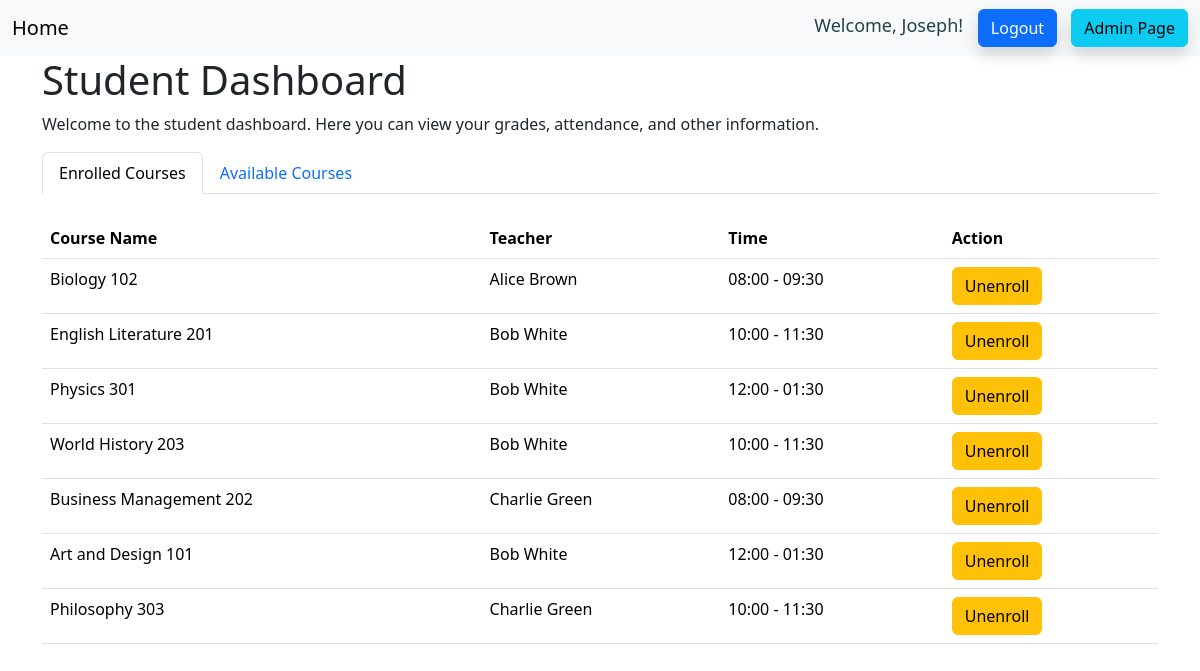
Page /courses (signed in) on the committed database.
### app/models.py (models this page shows, shortened)
class User(db.Model, UserMixin): # UserMixin will give us the default implementations of the functions that we need to have in the User class for flask_login to work
    id = db.Column(db.Integer, primary_key=True)
    username = db.Column(db.String(30), unique=True, nullable=False)
    first_name = db.Column(db.String(30), nullable=False)
    last_name = db.Column(db.String(30), nullable=False)
    email = db.Column(db.String(120), unique=True, nullable=False)
    password_hash = db.Column(db.String(60), nullable=False)
    status = db.Column(db.String(30), nullable=False, default='student')
    enrolled_classes = db.relationship('Enrollment', back_populates='student')
    taught_classes = db.relationship('Class', backref='teacher')
    @property # this is a decorator, it will allow us to access the function as an attribute
    def password(self): # this function will return the password
        return self.password

class Class(db.Model): # this line will create the Class model
    id = db.Column(db.Integer, primary_key=True) # this line will create the id column
    name = db.Column(db.String(100), nullable=False) # this line will create the name column
    time = db.Column(db.String(50), nullable=False)
    capacity = db.Column(db.Integer, nullable=False)
    teacher_id = db.Column(db.Integer, db.ForeignKey('user.id'))
    enrollments = db.relationship('Enrollment', back_populates='class_')
    time = db.Column(db.String(50), nullable=False)
    capacity = db.Column(db.Integer, nullable=False)
    teacher_id = db.Column(db.Integer, db.ForeignKey('user.id'))
    enrollments = db.relationship('Enrollment', back_populates='class_')

### app/routes.py (the view)
@app.route('/courses')
@login_required  # Ensure the user is logged in
def show_courses():
    if current_user.status == 'teacher':
        courses = Class.query.filter(Class.teacher_id == current_user.id).all()
        return render_template('teacher.html', courses=courses)
    elif current_user.status == 'student':
        enrolled_courses = Class.query.join(Enrollment, Class.id == Enrollment.class_id)\
                                      .filter(Enrollment.student_id == current_user.id).all()
        all_courses = Class.query.all()
        enrolled_course_ids = [course.id for course in enrolled_courses]
        available_courses = [course for course in all_courses if course.id not in enrolled_course_ids]
        return render_template('student.html', enrolled_courses=enrolled_courses, available_courses=available_courses)
    elif current_user.status == 'admin':
        return render_template('home.html')
    else:
        return redirect(url_for('home'))

### app/models.py (called while the page is built)
@login_manager.user_loader # this is a decorator, it will allow us to access the function as an attribute
def load_user(user_id): # this function will load the user
    return User.query.get(int(user_id)) # this line will return the user

### app/templates/student.html (shortened to what this page needs)
{% extends 'base.html' %}
{% block content %}
<div class="container">
    <div class="row">
        <div class="col-md-12">
            <h1>Student Dashboard</h1>
            <p>Welcome to the student dashboard. Here you can view your grades, attendance, and other information.</p>
        </div>
    </div>
    <ul class="nav nav-tabs" id="dashboardTabs" role="tablist">
        <li class="nav-item">
            <a class="nav-link active" id="enrolled-tab" data-toggle="tab" href="#enrolled" role="tab" aria-controls="enrolled" aria-selected="true">Enrolled Courses</a>
        </li>
        <li class="nav-item">
            <a class="nav-link" id="available-tab" data-toggle="tab" href="#available" role="tab" aria-controls="available" aria-selected="false">Available Courses</a>
        </li>
    </ul>
    <div class="tab-content" id="dashboardTabsContent">
        <div class="tab-pane fade show active" id="enrolled" role="tabpanel" aria-labelledby="enrolled-tab">
            <div class="table-responsive mt-4">
                <table class="table table-hover">
                    <thead>
                        <tr>
                            <th>Course Name</th>
                            <th>Teacher</th>
                            <th>Time</th>
                            <th>Action</th>
                        </tr>
                    </thead>
                    <tbody>
                        {% for course in enrolled_courses %}
                        <tr>
                            <td>{{ course.name }}</td>
                            <td>{{ course.teacher.first_name }} {{ course.teacher.last_name }}</td>
                            <td>{{ course.time }}</td>
                            <td><button class="btn btn-warning" onclick="location.href='/unenroll?courseId={{ course.id }}'">Unenroll</button></td>
                        </tr>
                        {% endfor %}
                    </tbody>
                </table>
            </div>
        </div>
    </div>
</div>
{% endblock %}

### app/templates/base.html (shortened to what this page needs)
<!DOCTYPE html>
<html lang="en">
<head>
    <link rel="stylesheet" href="{{ url_for('static', filename='css/style.css') }}">
    <link href="https://cdn.jsdelivr.net/npm/bootstrap@5.3.3/dist/css/bootstrap.min.css" rel="stylesheet">
</head>
<body>
    <nav class="navbar bg-body-tertiary">
        <div class="container-fluid">
        <a class="navbar-brand" href="/">Home</a>
            <div>
            {% if current_user.is_authenticated %}
                <a><span style="width: 192.75px;color: rgb(35,66,75);font-size: 18px; text-align: center;">
                        Welcome, {{ current_user.first_name }}!
                    </span></a>
                <a class="btn btn-primary shadow" style="margin-left: 10px;" role="button" href="{{ url_for('logout') }}">Logout</a>
                <a class="btn btn-info shadow" style="margin-left: 10px;" role="button" href="/admin">Admin Page</a>
            {% else %}
                <a class="btn btn-primary shadow" style="margin-right: 20px;" role="button" href="{{ url_for('login') }}">Login</a>
                <a class="btn btn-secondary shadow" role="button" href="{{ url_for('signup') }}">Sign up</a>
            {% endif %}
            </div>
        </div>
    </nav>
    <main>
        {% block content %}
        {% endblock %}
    </main>
</body>
</html>

### rows in the picture
User: first_name "Joseph"
Class: name "Biology 102", teacher.first_name "Alice", teacher.last_name "Brown", time "08:00 - 09:30"
Class: name "English Literature 201", teacher.first_name "Bob", teacher.last_name "White", time "10:00 - 11:30"
Class: name "Physics 301", teacher.first_name "Bob", teacher.last_name "White", time "12:00 - 01:30"
Class: name "World History 203", teacher.first_name "Bob", teacher.last_name "White", time "10:00 - 11:30"
Class: name "Business Management 202", teacher.first_name "Charlie", teacher.last_name "Green", time "08:00 - 09:30"
Class: name "Art and Design 101", teacher.first_name "Bob", teacher.last_name "White", time "12:00 - 01:30"
Class: name "Philosophy 303", teacher.first_name "Charlie", teacher.last_name "Green", time "10:00 - 11:30"
